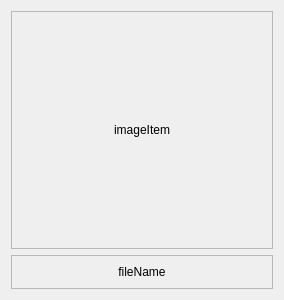
<?xml version="1.0" encoding="UTF-8"?>
<ui version="4.0">
 <class>zgnep_photoItem</class>
 <widget class="QWidget" name="zgnep_photoItem">
  <property name="geometry">
   <rect>
    <x>0</x>
    <y>0</y>
    <width>284</width>
    <height>300</height>
   </rect>
  </property>
  <property name="windowTitle">
   <string>Form</string>
  </property>
  <layout class="QGridLayout" name="gridLayout" rowstretch="5,0">
   <item row="0" column="0">
    <widget class="QFrame" name="frame">
     <property name="frameShape">
      <enum>QFrame::StyledPanel</enum>
     </property>
     <property name="frameShadow">
      <enum>QFrame::Raised</enum>
     </property>
     <layout class="QGridLayout" name="gridLayout_2">
      <item row="0" column="0">
       <widget class="QLabel" name="label_image">
        <property name="text">
         <string>imageItem</string>
        </property>
        <property name="alignment">
         <set>Qt::AlignCenter</set>
        </property>
       </widget>
      </item>
     </layout>
    </widget>
   </item>
   <item row="1" column="0">
    <widget class="QFrame" name="frame_2">
     <property name="frameShape">
      <enum>QFrame::StyledPanel</enum>
     </property>
     <property name="frameShadow">
      <enum>QFrame::Raised</enum>
     </property>
     <layout class="QGridLayout" name="gridLayout_3">
      <item row="0" column="0">
       <widget class="QLabel" name="label_file">
        <property name="text">
         <string>fileName</string>
        </property>
        <property name="alignment">
         <set>Qt::AlignCenter</set>
        </property>
       </widget>
      </item>
     </layout>
    </widget>
   </item>
  </layout>
 </widget>
 <resources/>
 <connections/>
</ui>
